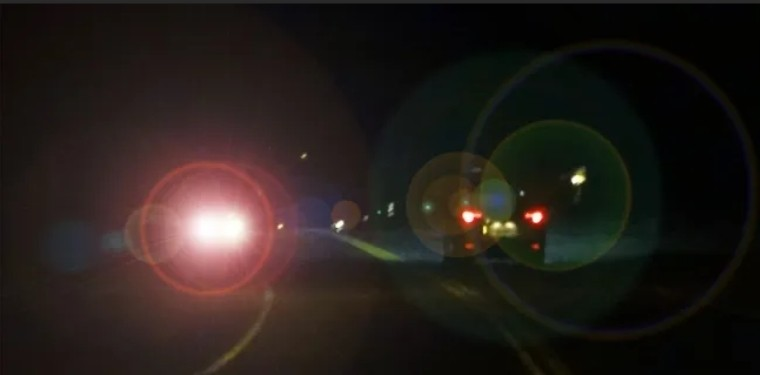
#> input picture unseen_image.jpg, 760 x 375 px
$ python DEPLOYMENT_TESTING.py
#> lines starting #> are read from the running program, lines starting #| are printed output that depends on the picture; after the words box and inside, x2 and y2 are one past the last pixel; in counts of white or black regions, pixels touching at a corner belong together
#> (reads highbeam_rf_model.pkl from the repository)
#> in predict_on_image, image is the input picture: shape (375, 760, 3); mean B, G, R 26.7, 30.7, 38.1
"""
================================================================================
Intelligent High Beam vs Glare Classification System
Project ID   : 002/2025
Project Year : 2025
Author       : M NANDISH
Department   : Department of Electronics & Telecommunication Engineering
Institution  : Ramaiah Institute of Technology (MSRIT), Bengaluru
================================================================================
File: DEPLOYMENT_TESTING.py
Description:
    Real-time inference & deployment pipeline for full night-driving camera
    frames. Implements automated optical hotspot proposal via adaptive
    thresholding, morphological filtering, and contour extraction.
    Extracts photometric & LBP texture features per candidate ROI and uses
    the pre-trained Random Forest model to classify each optical source into
    HIGH BEAM (green box) or GLARE (orange box).
    Supports headless execution and automatic output image exporting.

Academic & Fair Use Disclaimer:
    Test road imagery is utilized strictly for non-commercial educational study,
    algorithmic validation, and academic evaluation under Fair Use.
================================================================================
"""

import cv2
import numpy as np
import joblib
import os
import sys

BASE_DIR = os.path.dirname(os.path.abspath(__file__))
MODEL_PATH = os.path.join(BASE_DIR, "highbeam_rf_model.pkl")
OUTPUT_DIR = os.path.join(BASE_DIR, "outputs")
os.makedirs(OUTPUT_DIR, exist_ok=True)

# ----------------------
# LBP FEATURE FUNCTION (identical to training)
# ----------------------
def extract_lbp_features(gray):
    """Computes normalized 256-bin LBP histogram for 8-neighborhood."""
    h, w = gray.shape
    lbp = np.zeros_like(gray, dtype=np.uint8)

    for i in range(1, h - 1):
        for j in range(1, w - 1):
            center = gray[i, j]
            code = 0
            code |= (gray[i-1, j-1] > center) << 7
            code |= (gray[i-1, j]   > center) << 6
            code |= (gray[i-1, j+1] > center) << 5
            code |= (gray[i,   j+1] > center) << 4
            code |= (gray[i+1, j+1] > center) << 3
            code |= (gray[i+1, j]   > center) << 2
            code |= (gray[i+1, j-1] > center) << 1
            code |= (gray[i,   j-1] > center) << 0
            lbp[i, j] = code

    hist, _ = np.histogram(lbp.ravel(), bins=256, range=(0, 256))
    hist = hist.astype("float32")
    hist /= (hist.sum() + 1e-6)
    return hist


def extract_features(roi):
    """Extracts 275-dimensional feature vector (3 intensity stats + 16-bin hist + 256-bin LBP)."""
    roi_gray = cv2.cvtColor(roi, cv2.COLOR_BGR2GRAY)
    roi_gray = cv2.resize(roi_gray, (64, 64))

    mean_intensity = np.mean(roi_gray)
    std_intensity = np.std(roi_gray)
    max_intensity = np.max(roi_gray)

    hist = cv2.calcHist([roi_gray], [0], None, [16], [0, 256])
    hist = (hist.flatten() / (np.sum(hist) + 1e-6)).astype("float32")

    lbp = extract_lbp_features(roi_gray)

    return np.hstack([mean_intensity, std_intensity, max_intensity, hist, lbp])


def detect_bright_regions(image):
    """
    Candidate ROI Proposal:
    Applies Gaussian smoothing followed by high-intensity thresholding and
    morphological opening/closing to isolate headlight optical cores and glare blooms.
    """
    gray = cv2.cvtColor(image, cv2.COLOR_BGR2GRAY)
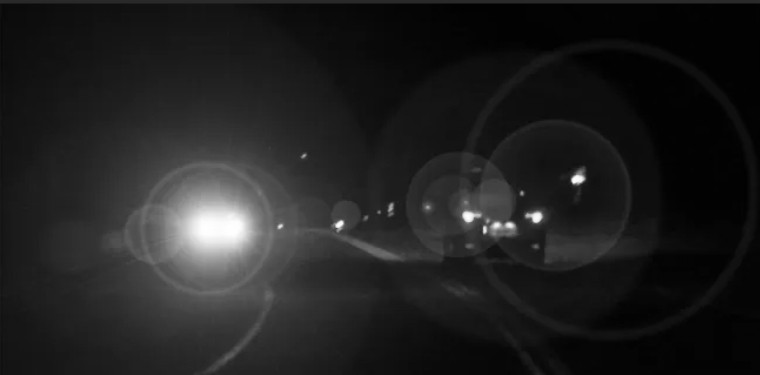
#> gray: shape (375, 760); min 0, max 255, mean 32.4
    blurred = cv2.GaussianBlur(gray, (11, 11), 0)

    # Threshold bright optical centers
    thresh = cv2.threshold(blurred, 200, 255, cv2.THRESH_BINARY)[1]
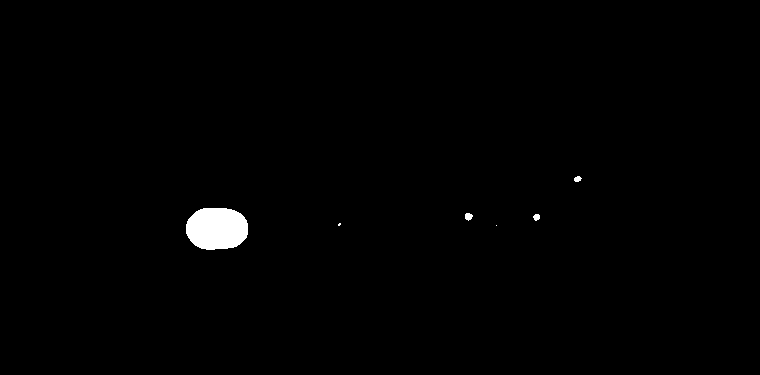
#> thresh: shape (375, 760); 0.8% white; 6 white regions (2 under 20 px), largest, box (x1, y1, x2, y2) and area: (186, 208, 248, 250) 2162, (465, 213, 473, 221) 47, (533, 214, 540, 221) 37, (574, 176, 582, 182) 35

    # Morphological clean-up
    thresh = cv2.erode(thresh, None, iterations=2)
#> thresh: shape (375, 760); 0.62% white; 3 white regions (2 under 20 px), largest, box (x1, y1, x2, y2) and area: (188, 210, 246, 248) 1762
    thresh = cv2.dilate(thresh, None, iterations=4)
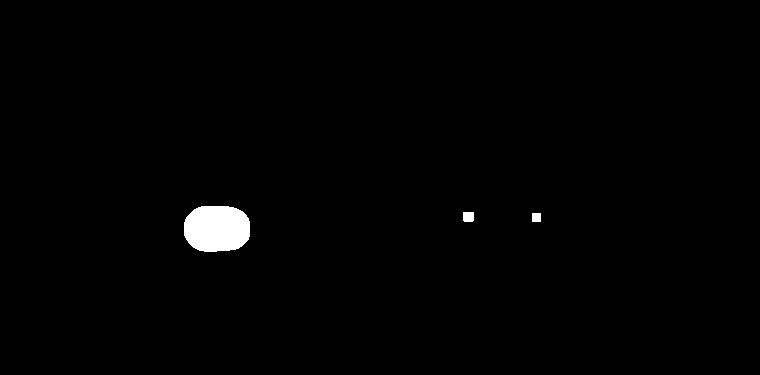
#> thresh: shape (375, 760); 0.98% white; 3 white regions

    cnts, _ = cv2.findContours(thresh, cv2.RETR_EXTERNAL, cv2.CHAIN_APPROX_SIMPLE)
#> cnts = 3 contours; box (x1, y1, x2, y2) and area: (184, 206, 250, 252) 2508, (463, 212, 474, 222) 89, (532, 213, 541, 222) 64

    boxes = []
    for c in cnts:
        x, y, w, h = cv2.boundingRect(c)
        if w < 8 or h < 8:  # filter negligible noise artifacts
            continue
        boxes.append((x, y, x + w, y + h))
#> this loop made 3 passes
#> (x, y, w, h) on passes 2 to 3: (463, 212, 11, 10), (184, 206, 66, 46)
#> (c, x, y, w, h) on pass 1: ([[532, 213], [532, 221], [540, 221], [540, 213]], 532, 213, 9, 9)
#> after the loop, boxes = [(532, 213, 541, 222), (463, 212, 474, 222), (184, 206, 250, 252)]
    return boxes


def predict_on_image(img_path, model=None, show_gui=False, save_dir=OUTPUT_DIR):
    """Runs complete end-to-end detection and classification on an input image."""
    if not os.path.exists(img_path):
        print(f"[ERROR] Target image not found: {img_path}")
        return None

    if model is None:
        if not os.path.exists(MODEL_PATH):
            raise FileNotFoundError(f"Model file {MODEL_PATH} not found. Run TRAIN_MODEL.py first.")
        model = joblib.load(MODEL_PATH)

    image = cv2.imread(img_path)
    if image is None:
        print(f"[ERROR] Could not decode image: {img_path}")
        return None

    vis_img = image.copy()
    boxes = detect_bright_regions(image)
    print(f"\nProcessing '{os.path.basename(img_path)}': Detected {len(boxes)} candidate optical regions.")
#| Processing 'unseen_image.jpg': Detected 3 candidate optical regions.

    detections = []
    for i, (x1, y1, x2, y2) in enumerate(boxes, 1):
        roi = image[y1:y2, x1:x2]
        if roi.size == 0:
            continue

        features = extract_features(roi).reshape(1, -1)
        pred = model.predict(features)[0]

        # Calculate prediction probabilities if supported
        prob_str = ""
        if hasattr(model, "predict_proba"):
            classes = list(model.classes_)
            idx = classes.index(pred)
            prob = model.predict_proba(features)[0][idx]
            prob_str = f" ({prob*100:.1f}%)"

        label = "HIGH BEAM" if pred == "high_beam" else "GLARE"
        color = (0, 255, 0) if pred == "high_beam" else (0, 140, 255)  # Green or Vibrant Orange

        # Draw bounding box and stylized text label
        cv2.rectangle(vis_img, (x1, y1), (x2, y2), color, 2)
        tag = f"{label}{prob_str}"
        cv2.putText(vis_img, tag, (x1, max(y1 - 10, 18)),
                    cv2.FONT_HERSHEY_SIMPLEX, 0.6, color, 2, cv2.LINE_AA)

        detections.append({
            "box": (x1, y1, x2, y2),
            "label": label,
            "prediction": pred
        })
        print(f"  Region {i}: Box=({x1},{y1})-({x2},{y2}) -> Prediction: {label}{prob_str}")
#> this loop made 3 passes
#> (x1, y1, x2, y2, mean_intensity in extract_features, std_intensity in extract_features, max_intensity in extract_features, prob_str) on passes 1 to 3: (532, 213, 541, 222, 220, 30.08, 249, ' (82.3%)'), (463, 212, 474, 222, 213.9, 38.42, 254, ' (88.7%)'), (184, 206, 250, 252, 218.3, 27.89, 255, ' (95.3%)')
#|   Region 1: Box=(532,213)-(541,222) -> Prediction: HIGH BEAM (82.3%)
#|   Region 2: Box=(463,212)-(474,222) -> Prediction: HIGH BEAM (88.7%)
#|   Region 3: Box=(184,206)-(250,252) -> Prediction: HIGH BEAM (95.3%)
#> pass 1, in extract_features, `roi_gray = cv2.resize(roi_gray, (64, 64))`:
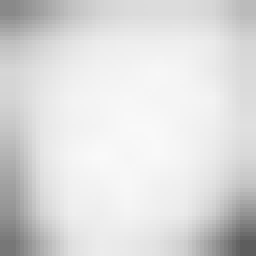
#> roi_gray: shape (64, 64) (shown 4 times larger); min 93, max 249, mean 220
#> pass 2, in extract_features (call 2), `roi_gray = cv2.resize(roi_gray, (64, 64))`:
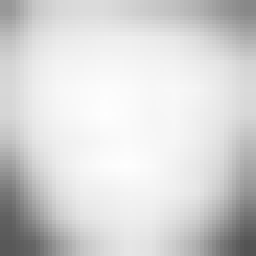
#> roi_gray: shape (64, 64) (shown 4 times larger); min 83, max 254, mean 213.9
#> pass 3, in extract_features (call 3), `roi_gray = cv2.cvtColor(roi, cv2.COLOR_BGR2GRAY)`:
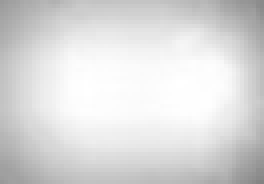
#> roi_gray: shape (46, 66) (shown 4 times larger); min 131, max 255, mean 218.5
#> after the loop:
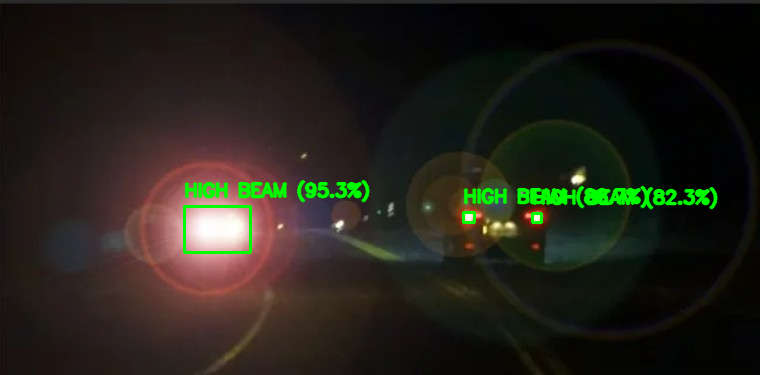
#> vis_img: shape (375, 760, 3); 2.54% of pixels changed, all inside (x1, y1, x2, y2) = (183, 179, 719, 254)
#> after the loop, detections = 3 items

    # Save output visualization
    if save_dir:
        os.makedirs(save_dir, exist_ok=True)
        base_name = os.path.splitext(os.path.basename(img_path))[0]
        out_path = os.path.join(save_dir, f"{base_name}_classified.png")
        cv2.imwrite(out_path, vis_img)
        print(f"  Saved classified result to: {out_path}")

    if show_gui:
        window_name = f"Inference Result: {os.path.basename(img_path)}"
        cv2.imshow(window_name, vis_img)
        cv2.waitKey(0)
        cv2.destroyAllWindows()

    return vis_img, detections


def main():
    print("================================================================")
    print("  REAL-TIME DEPLOYMENT & INFERENCE PIPELINE")
    print("  Project ID: 002/2025 | Author: M NANDISH")
    print("================================================================")

    # Process all available unseen test images
    test_images = [
        os.path.join(BASE_DIR, "unseen_image.jpg"),
        os.path.join(BASE_DIR, "unseen_image_1.jpg"),
        os.path.join(BASE_DIR, "unseen_image_2.jpg")
    ]

    # Check CLI arguments for custom image
    if len(sys.argv) > 1:
        custom_img = sys.argv[1]
        test_images = [custom_img]

    show_gui = "--gui" in sys.argv

    model = joblib.load(MODEL_PATH)
    for img_path in test_images:
        if os.path.exists(img_path):
            predict_on_image(img_path, model=model, show_gui=show_gui, save_dir=OUTPUT_DIR)
#> pass 2 of the loop in main, `for img_path in test_images:`:
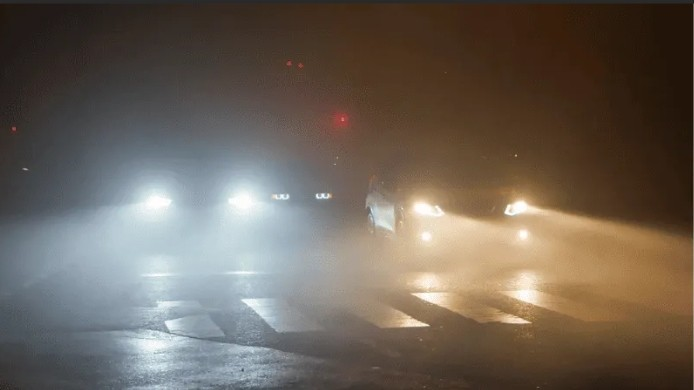
#> input picture unseen_image_1.jpg, 694 x 390 px
#> in predict_on_image, image is the input picture: shape (390, 694, 3); mean B, G, R 87.6, 98.1, 108.4
#> gray: shape (390, 694)
#> blurred: shape (390, 694)
#> in detect_bright_regions (call 2), `thresh = cv2.dilate(thresh, None, iterations=4)`:
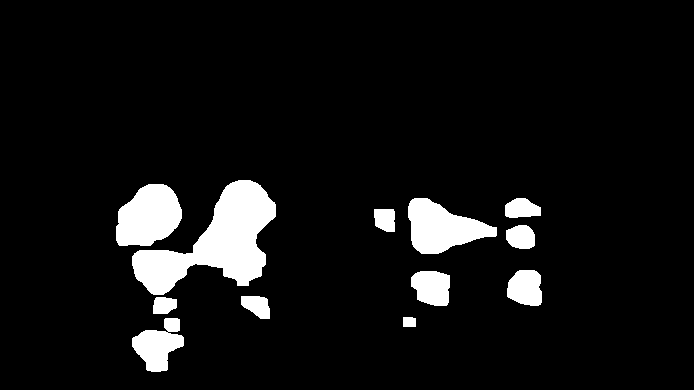
#> thresh: shape (390, 694); 7.3% white; 12 white regions
#> cnts = 12 contours; largest, box (x1, y1, x2, y2) and area: (132, 180, 276, 295) 7262, (116, 184, 182, 246) 2994, (408, 198, 497, 254) 2860, (132, 318, 184, 372) 1538, (411, 271, 450, 306) 1064
#> the loop in detect_bright_regions (call 2), `for c in cnts:` made 12 passes
#> (x, y, w, h) on passes 1 to 8: (132, 318, 52, 54), (403, 317, 13, 10), (153, 297, 24, 17), (241, 296, 29, 23), (411, 271, 39, 35), (507, 270, 35, 36), (506, 225, 29, 24), (374, 209, 21, 23)
#> after the loop in detect_bright_regions (call 2), `for c in cnts:`: boxes = [(132, 318, 184, 372), (403, 317, 416, 327), (153, 297, 177, 314), (241, 296, 270, 319), (411, 271, 450, 306), (507, 270, 542, 306), (506, 225, 535, 249), (374, 209, 395, 232), (505, 198, 541, 218), (408, 198, 497, 254), (116, 184, 182, 246), (132, 180, 276, 295)]
#| Processing 'unseen_image_1.jpg': Detected 12 candidate optical regions.
#> the loop in predict_on_image (call 2), `for i, (x1, y1, x2, y2) in enumerate(boxes, 1):` made 12 passes
#> (x1, y1, x2, y2, mean_intensity in extract_features, std_intensity in extract_features, max_intensity in extract_features) on pass 7: (506, 225, 535, 249, 205.3, 16.79, 254)
#> (printed output is left out)
#> after the loop in predict_on_image (call 2), `for i, (x1, y1, x2, y2) in enumerate(boxes, 1):`:
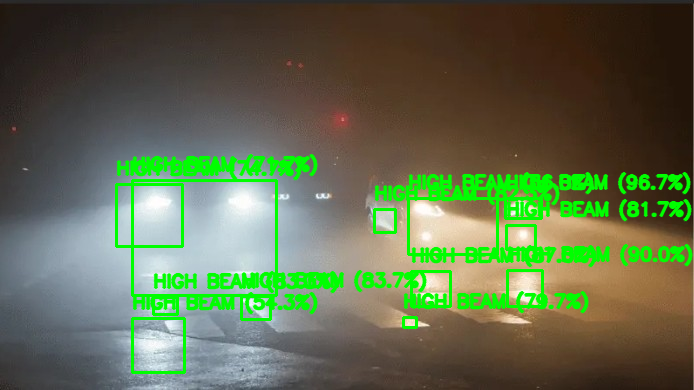
#> vis_img: shape (390, 694, 3); 10.8% of pixels changed, all inside (x1, y1, x2, y2) = (115, 153, 694, 374)
#> after the loop in predict_on_image (call 2), `for i, (x1, y1, x2, y2) in enumerate(boxes, 1):`: detections = 12 items
#> pass 3 of the loop in main, `for img_path in test_images:`:
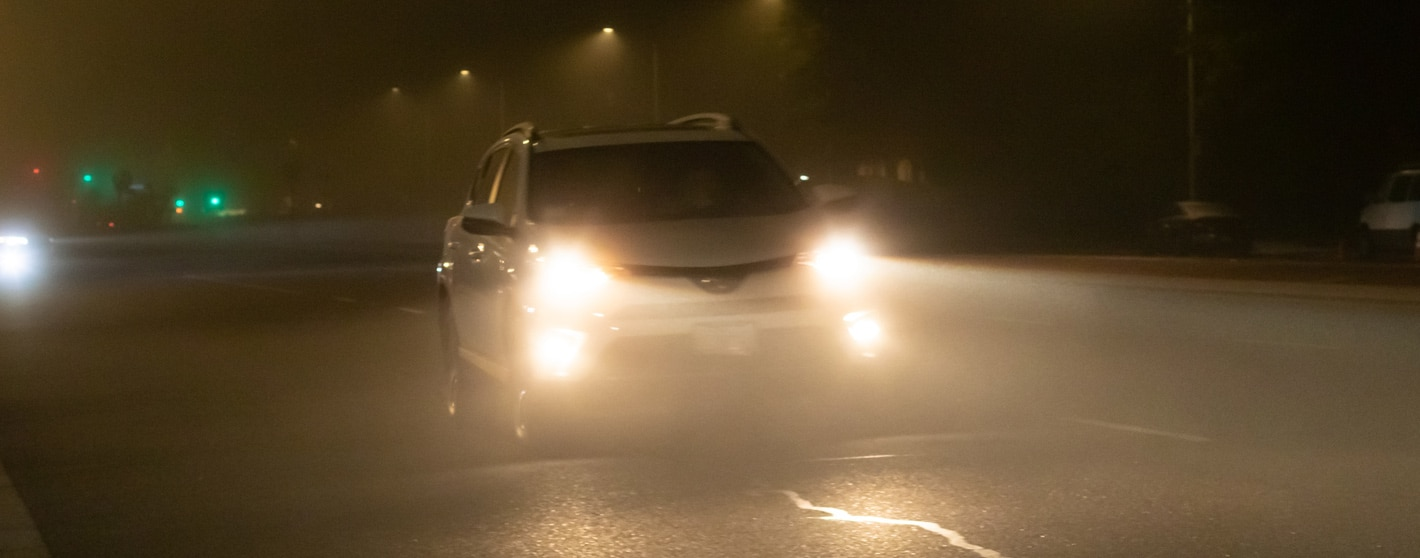
#> input picture unseen_image_2.jpg, 1420 x 558 px
#> in predict_on_image, image is the input picture: shape (558, 1420, 3); mean B, G, R 48.1, 74, 91.3
#> gray: shape (558, 1420)
#> blurred: shape (558, 1420)
#> in detect_bright_regions (call 3), `thresh = cv2.dilate(thresh, None, iterations=4)`:
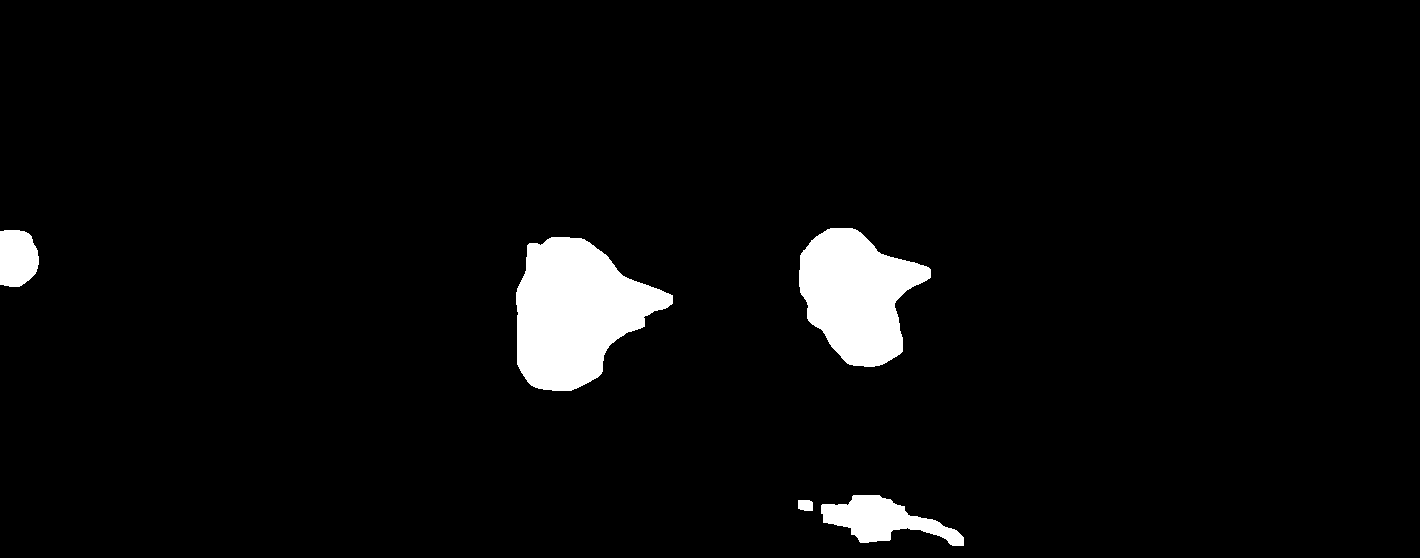
#> thresh: shape (558, 1420); 4.1% white; 5 white regions
#> cnts = 5 contours; box (x1, y1, x2, y2) and area: (516, 237, 673, 391) 15113, (799, 228, 931, 367) 11502, (821, 495, 964, 546) 3433, (0, 230, 39, 287) 1824, (798, 500, 813, 511) 130
#> the loop in detect_bright_regions (call 3), `for c in cnts:` made 5 passes
#> (x, y, w, h) on passes 1 to 5: (798, 500, 15, 11), (821, 495, 143, 51), (516, 237, 157, 154), (0, 230, 39, 57), (799, 228, 132, 139)
#> after the loop in detect_bright_regions (call 3), `for c in cnts:`: boxes = [(798, 500, 813, 511), (821, 495, 964, 546), (516, 237, 673, 391), (0, 230, 39, 287), (799, 228, 931, 367)]
#| Processing 'unseen_image_2.jpg': Detected 5 candidate optical regions.
#> the loop in predict_on_image (call 3), `for i, (x1, y1, x2, y2) in enumerate(boxes, 1):` made 5 passes
#> (x1, y1, x2, y2, mean_intensity in extract_features, std_intensity in extract_features, max_intensity in extract_features, prob_str) on passes 1 to 5: (798, 500, 813, 511, 202, 28.86, 242, ' (84.3%)'), (821, 495, 964, 546, 193.3, 28.51, 255, ' (58.0%)'), (516, 237, 673, 391, 204, 43.89, 255, ' (85.3%)'), (0, 230, 39, 287, 221.8, 28.64, 255, ' (92.0%)'), (799, 228, 931, 367, 204.1, 41.71, 255, ' (80.7%)')
#> (printed output is left out)
#> after the loop in predict_on_image (call 3), `for i, (x1, y1, x2, y2) in enumerate(boxes, 1):`:
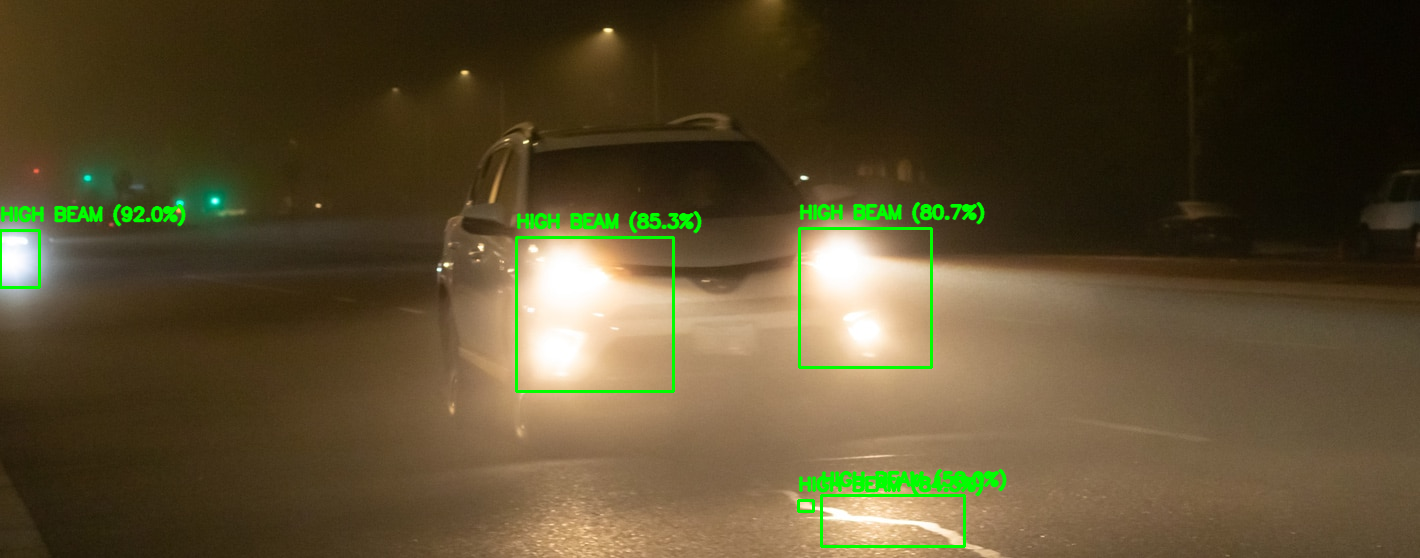
#> vis_img: shape (558, 1420, 3); 2.08% of pixels changed, all inside (x1, y1, x2, y2) = (0, 201, 1008, 548)
#> after the loop in predict_on_image (call 3), `for i, (x1, y1, x2, y2) in enumerate(boxes, 1):`: detections = 5 items

    print("\nDeployment testing completed for all test scenes.")
    print(f"All classified visualizations saved in: {OUTPUT_DIR}\n")


if __name__ == "__main__":
    main()
